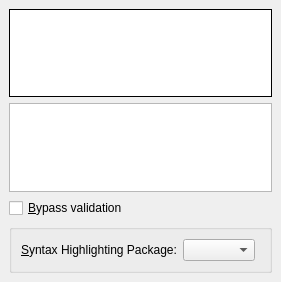
<ui version="4.0">
 <class>ListingsSettingsUi</class>
 <widget class="QWidget" name="ListingsSettingsUi">
  <property name="geometry">
   <rect>
    <x>0</x>
    <y>0</y>
    <width>281</width>
    <height>282</height>
   </rect>
  </property>
  <property name="windowTitle">
   <string/>
  </property>
  <layout class="QGridLayout">
   <property name="margin">
    <number>9</number>
   </property>
   <property name="spacing">
    <number>6</number>
   </property>
   <item row="5" column="0">
    <spacer>
     <property name="orientation">
      <enum>Qt::Vertical</enum>
     </property>
     <property name="sizeType">
      <enum>QSizePolicy::Expanding</enum>
     </property>
     <property name="sizeHint" stdset="0">
      <size>
       <width>201</width>
       <height>21</height>
      </size>
     </property>
    </spacer>
   </item>
   <item row="1" column="0">
    <widget class="QTextEdit" name="listingsED">
     <property name="sizePolicy">
      <sizepolicy hsizetype="Expanding" vsizetype="Preferred">
       <horstretch>0</horstretch>
       <verstretch>0</verstretch>
      </sizepolicy>
     </property>
     <property name="toolTip">
      <string>Input here the listings parameters</string>
     </property>
    </widget>
   </item>
   <item row="0" column="0">
    <widget class="QTextBrowser" name="listingsTB">
     <property name="sizePolicy">
      <sizepolicy hsizetype="Expanding" vsizetype="Preferred">
       <horstretch>0</horstretch>
       <verstretch>0</verstretch>
      </sizepolicy>
     </property>
     <property name="acceptDrops">
      <bool>false</bool>
     </property>
     <property name="toolTip">
      <string>Feedback window</string>
     </property>
     <property name="frameShape">
      <enum>QFrame::Box</enum>
     </property>
     <property name="frameShadow">
      <enum>QFrame::Plain</enum>
     </property>
     <property name="acceptRichText">
      <bool>false</bool>
     </property>
    </widget>
   </item>
   <item row="2" column="0">
    <widget class="QCheckBox" name="bypassCB">
     <property name="toolTip">
      <string>Check it to enter parameters that are not recognizable by LyX</string>
     </property>
     <property name="text">
      <string>&amp;Bypass validation</string>
     </property>
    </widget>
   </item>
   <item row="3" column="0" rowspan="2">
    <widget class="QGroupBox" name="packageGB">
     <property name="flat">
      <bool>true</bool>
     </property>
     <layout class="QHBoxLayout" name="horizontalLayout">
      <item>
       <widget class="QLabel" name="packageLBL">
        <property name="toolTip">
         <string>Choose the LaTeX package for code syntax highlighting</string>
        </property>
        <property name="text">
         <string>&amp;Syntax Highlighting Package:</string>
        </property>
        <property name="buddy">
         <cstring>packageCO</cstring>
        </property>
       </widget>
      </item>
      <item>
       <widget class="QComboBox" name="packageCO"/>
      </item>
      <item>
       <spacer name="horizontalSpacer">
        <property name="orientation">
         <enum>Qt::Horizontal</enum>
        </property>
        <property name="sizeHint" stdset="0">
         <size>
          <width>40</width>
          <height>20</height>
         </size>
        </property>
       </spacer>
      </item>
     </layout>
    </widget>
   </item>
  </layout>
 </widget>
 <includes>
  <include location="local">qt_i18n.h</include>
 </includes>
 <resources/>
 <connections/>
</ui>
